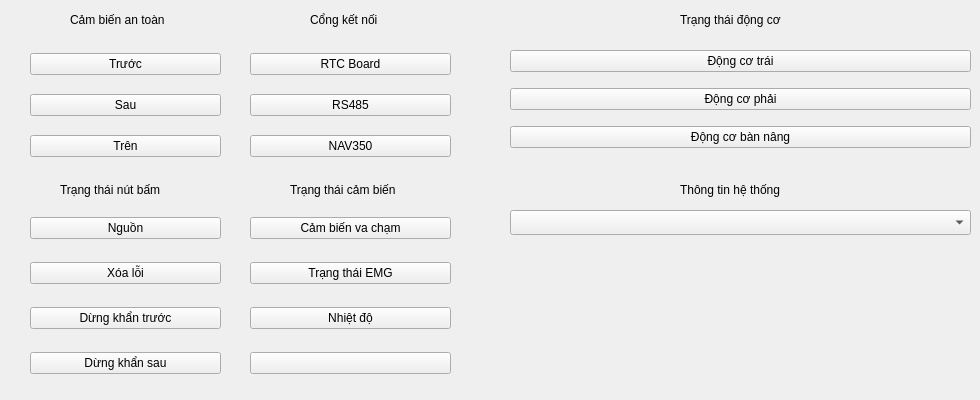
     <widget class="QWidget" name="Info_hardware">
      <attribute name="title">
       <string>Thông tin phần cứng</string>
      </attribute>
      <widget class="QWidget" name="gridLayoutWidget">
       <property name="geometry">
        <rect>
         <x>30</x>
         <y>40</y>
         <width>191</width>
         <height>131</height>
        </rect>
       </property>
       <layout class="QGridLayout" name="gridLayout">
        <item row="2" column="0">
         <widget class="QPushButton" name="Info_sensorBack">
          <property name="text">
           <string>Sau</string>
          </property>
         </widget>
        </item>
        <item row="3" column="0">
         <widget class="QPushButton" name="Info_sensorAbove">
          <property name="text">
           <string>Trên</string>
          </property>
         </widget>
        </item>
        <item row="1" column="0">
         <widget class="QPushButton" name="Info_sensorFront">
          <property name="text">
           <string>Trước</string>
          </property>
         </widget>
        </item>
       </layout>
      </widget>
      <widget class="QWidget" name="gridLayoutWidget_3">
       <property name="geometry">
        <rect>
         <x>250</x>
         <y>40</y>
         <width>201</width>
         <height>131</height>
        </rect>
       </property>
       <layout class="QGridLayout" name="gridLayout_3">
        <item row="2" column="0">
         <widget class="QPushButton" name="Info_485">
          <property name="text">
           <string>RS485</string>
          </property>
         </widget>
        </item>
        <item row="3" column="0">
         <widget class="QPushButton" name="Info_NAV350">
          <property name="text">
           <string>NAV350</string>
          </property>
         </widget>
        </item>
        <item row="1" column="0">
         <widget class="QPushButton" name="Info_RTC">
          <property name="text">
           <string>RTC Board</string>
          </property>
         </widget>
        </item>
       </layout>
      </widget>
      <widget class="QWidget" name="gridLayoutWidget_4">
       <property name="geometry">
        <rect>
         <x>30</x>
         <y>200</y>
         <width>191</width>
         <height>191</height>
        </rect>
       </property>
       <layout class="QGridLayout" name="gridLayout_4">
        <item row="2" column="0">
         <widget class="QPushButton" name="Info_resetButton">
          <property name="text">
           <string>Xóa lỗi</string>
          </property>
         </widget>
        </item>
        <item row="1" column="0">
         <widget class="QPushButton" name="Info_power">
          <property name="text">
           <string>Nguồn</string>
          </property>
         </widget>
        </item>
        <item row="3" column="0">
         <widget class="QPushButton" name="Info_emgFront">
          <property name="text">
           <string>Dừng khẩn trước</string>
          </property>
         </widget>
        </item>
        <item row="4" column="0">
         <widget class="QPushButton" name="Info_emgBack">
          <property name="text">
           <string>Dừng khẩn sau</string>
          </property>
         </widget>
        </item>
       </layout>
      </widget>
      <widget class="QWidget" name="gridLayoutWidget_5">
       <property name="geometry">
        <rect>
         <x>250</x>
         <y>200</y>
         <width>201</width>
         <height>191</height>
        </rect>
       </property>
       <layout class="QGridLayout" name="gridLayout_5">
        <item row="2" column="0">
         <widget class="QPushButton" name="Info_emg">
          <property name="text">
           <string>Trạng thái EMG</string>
          </property>
         </widget>
        </item>
        <item row="1" column="0">
         <widget class="QPushButton" name="Info_bumper">
          <property name="text">
           <string>Cảm biến va chạm</string>
          </property>
         </widget>
        </item>
        <item row="3" column="0">
         <widget class="QPushButton" name="Info_temp">
          <property name="text">
           <string>Nhiệt độ</string>
          </property>
         </widget>
        </item>
        <item row="4" column="0">
         <widget class="QPushButton" name="pushButton_17">
          <property name="text">
           <string/>
          </property>
         </widget>
        </item>
       </layout>
      </widget>
      <widget class="QLabel" name="label_8">
       <property name="geometry">
        <rect>
         <x>70</x>
         <y>10</y>
         <width>241</width>
         <height>20</height>
        </rect>
       </property>
       <property name="text">
        <string>Cảm biến an toàn</string>
       </property>
      </widget>
      <widget class="QLabel" name="label_9">
       <property name="geometry">
        <rect>
         <x>310</x>
         <y>10</y>
         <width>101</width>
         <height>20</height>
        </rect>
       </property>
       <property name="text">
        <string>Cổng kết nối</string>
       </property>
      </widget>
      <widget class="QLabel" name="label_10">
       <property name="geometry">
        <rect>
         <x>60</x>
         <y>180</y>
         <width>131</width>
         <height>20</height>
        </rect>
       </property>
       <property name="text">
        <string>Trạng thái nút bấm</string>
       </property>
      </widget>
      <widget class="QLabel" name="label_11">
       <property name="geometry">
        <rect>
         <x>290</x>
         <y>180</y>
         <width>141</width>
         <height>20</height>
        </rect>
       </property>
       <property name="text">
        <string>Trạng thái cảm biến</string>
       </property>
      </widget>
      <widget class="QLabel" name="label_12">
       <property name="geometry">
        <rect>
         <x>680</x>
         <y>10</y>
         <width>141</width>
         <height>20</height>
        </rect>
       </property>
       <property name="text">
        <string>Trạng thái động cơ</string>
       </property>
      </widget>
      <widget class="QWidget" name="gridLayoutWidget_6">
       <property name="geometry">
        <rect>
         <x>510</x>
         <y>40</y>
         <width>461</width>
         <height>121</height>
        </rect>
       </property>
       <layout class="QGridLayout" name="gridLayout_6">
        <item row="1" column="0">
         <widget class="QPushButton" name="Info_motorLeft">
          <property name="text">
           <string>Động cơ trái</string>
          </property>
         </widget>
        </item>
        <item row="2" column="0">
         <widget class="QPushButton" name="Info_motorRight">
          <property name="text">
           <string>Động cơ phải</string>
          </property>
         </widget>
        </item>
        <item row="3" column="0">
         <widget class="QPushButton" name="Info_motorLift">
          <property name="text">
           <string>Động cơ bàn nâng</string>
          </property>
         </widget>
        </item>
       </layout>
      </widget>
      <widget class="QLabel" name="label_13">
       <property name="geometry">
        <rect>
         <x>680</x>
         <y>180</y>
         <width>141</width>
         <height>20</height>
        </rect>
       </property>
       <property name="text">
        <string>Thông tin hệ thống</string>
       </property>
      </widget>
      <widget class="QComboBox" name="Info_listError">
       <property name="geometry">
        <rect>
         <x>510</x>
         <y>210</y>
         <width>461</width>
         <height>25</height>
        </rect>
       </property>
      </widget>
     </widget>
